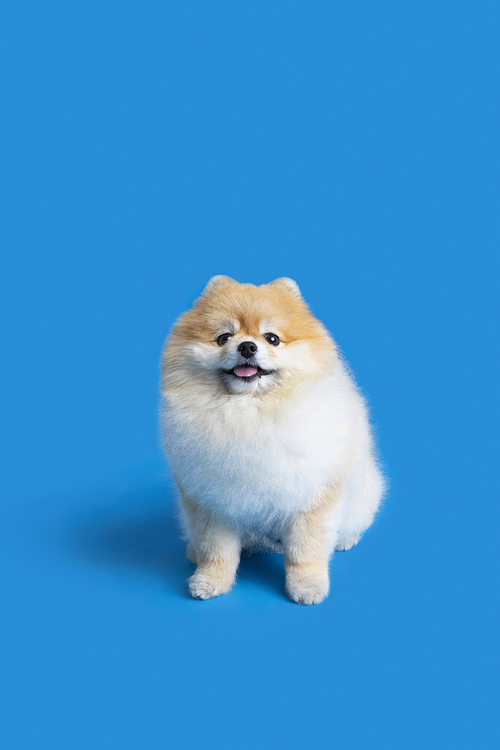
#> input picture 1110/1110task/bear.jpg, 500 x 750 px
$ python -i app.py   (imports and definitions only)
#> lines starting #> are read from the running program, lines starting #| are printed output that depends on the picture; after the words box and inside, x2 and y2 are one past the last pixel; in counts of white or black regions, pixels touching at a corner belong together
import cv2
import numpy as np
from flask import Flask, render_template, request, session, redirect, url_for
import os

# [1 line not run here, left out]
# 세션 관리를 위한 비밀 키 설정 (실제 배포 시에는 복잡하고 안전한 값 사용 필수)
# [1 line that did not run here, left out]

# 이미지 저장 경로 설정
UPLOAD_FOLDER = 'static/challenges'
# [2 lines not run here, left out]
# [1 line that did not run here, left out]

# --- 이미지 처리 함수: 파란색 객체를 분할하고 마스크 이미지를 생성 ---
def segment_blue_object(image_path):
    """
    HSV를 활용하여 이미지에서 파란색 객체를 분할하고
    실루엣 마스크 및 합성된 이미지를 생성합니다.
    """
#> called with image_path = 'bear.jpg'
    image = cv2.imread(image_path)
#> image is the input picture: shape (750, 500, 3); mean B, G, R 208.5, 146.7, 59.3
    if image is None:
        raise FileNotFoundError(f"Image not found at {image_path}")

    hsv_image = cv2.cvtColor(image, cv2.COLOR_BGR2HSV)
#> hsv_image: shape (750, 500, 3); mean H, S, V 98.1, 184.7, 210.2

    # 파란색 범위 정의 (첫 번째 코드를 참고)
    lower_blue = np.array([100, 150, 0])
    upper_blue = np.array([140, 255, 255])

    # 파란색 마스크 생성 (실루엣 역할을 함)
    mask = cv2.inRange(hsv_image, lower_blue, upper_blue)
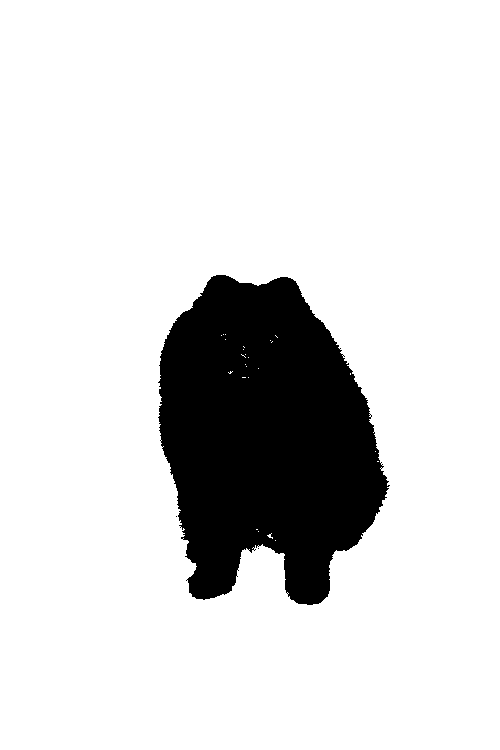
#> mask: shape (750, 500); 85.6% white; 3 black regions (2 under 20 px), largest, box (x1, y1, x2, y2) and area: (158, 275, 390, 605) 53959

    # 1. 분할된 파란색 객체 이미지 (Result)
    result_image = cv2.bitwise_and(image, image, mask=mask)
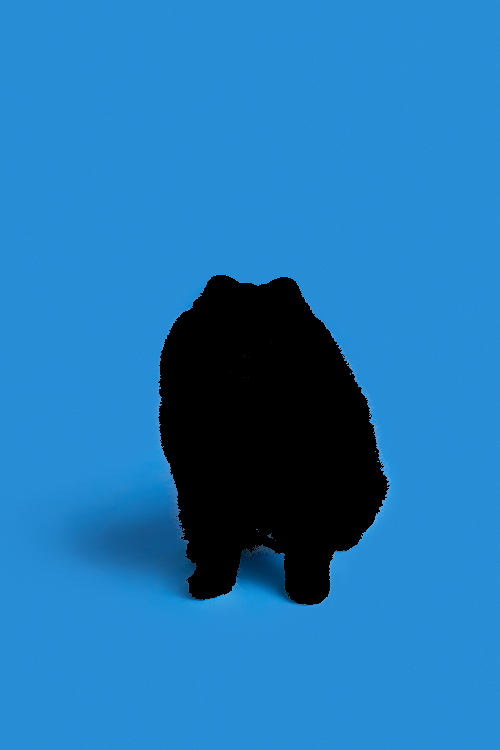
#> result_image: shape (750, 500, 3); mean B, G, R 181.3, 119.8, 33

    # 2. 마스크 이미지 (실루엣) - 흑백
    # 3채널로 변환하여 저장
    mask_colored = cv2.cvtColor(mask, cv2.COLOR_GRAY2BGR)

    # 파일명 설정 (고유성을 위해 세션 ID 등을 활용할 수 있지만, 여기서는 간단하게 처리)
    base_name = os.path.basename(image_path).split('.')[0]
#> (the run stopped early here; a loop or call above may not have finished)
